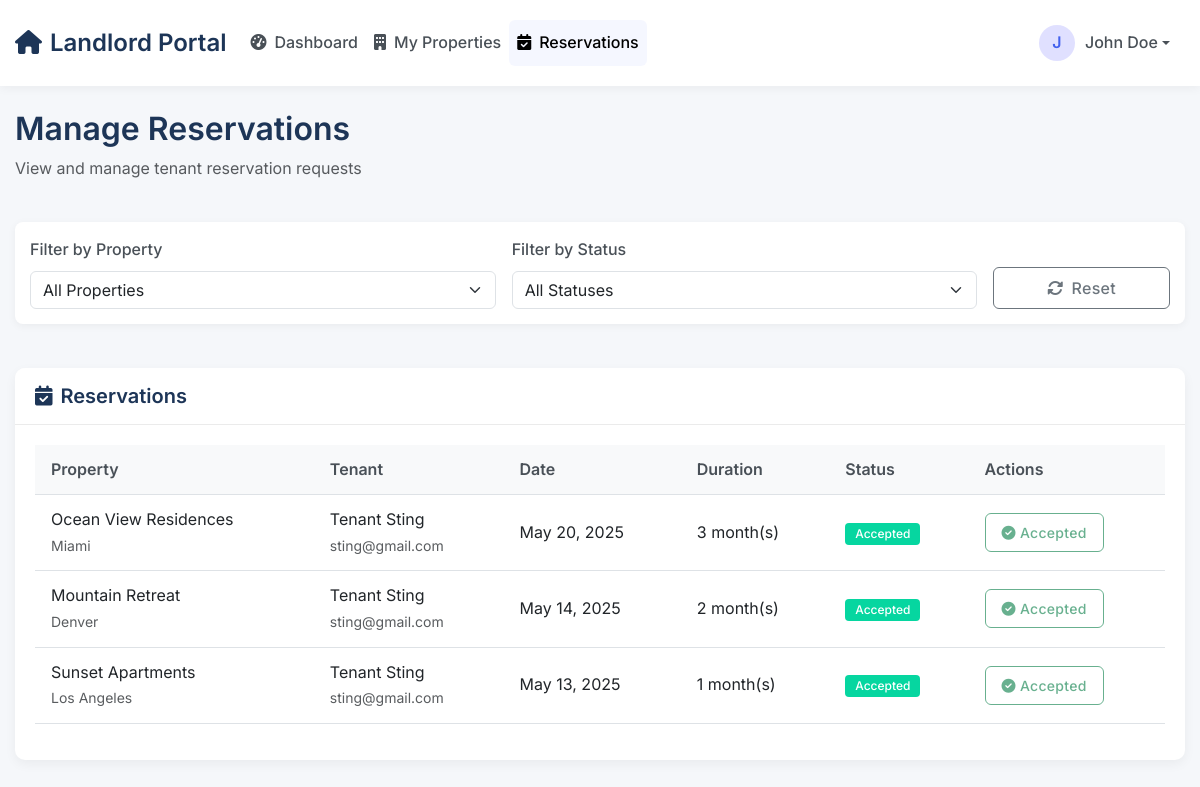
Before: /LANDLORD/manage_reservations.php (signed in) with the older database file.
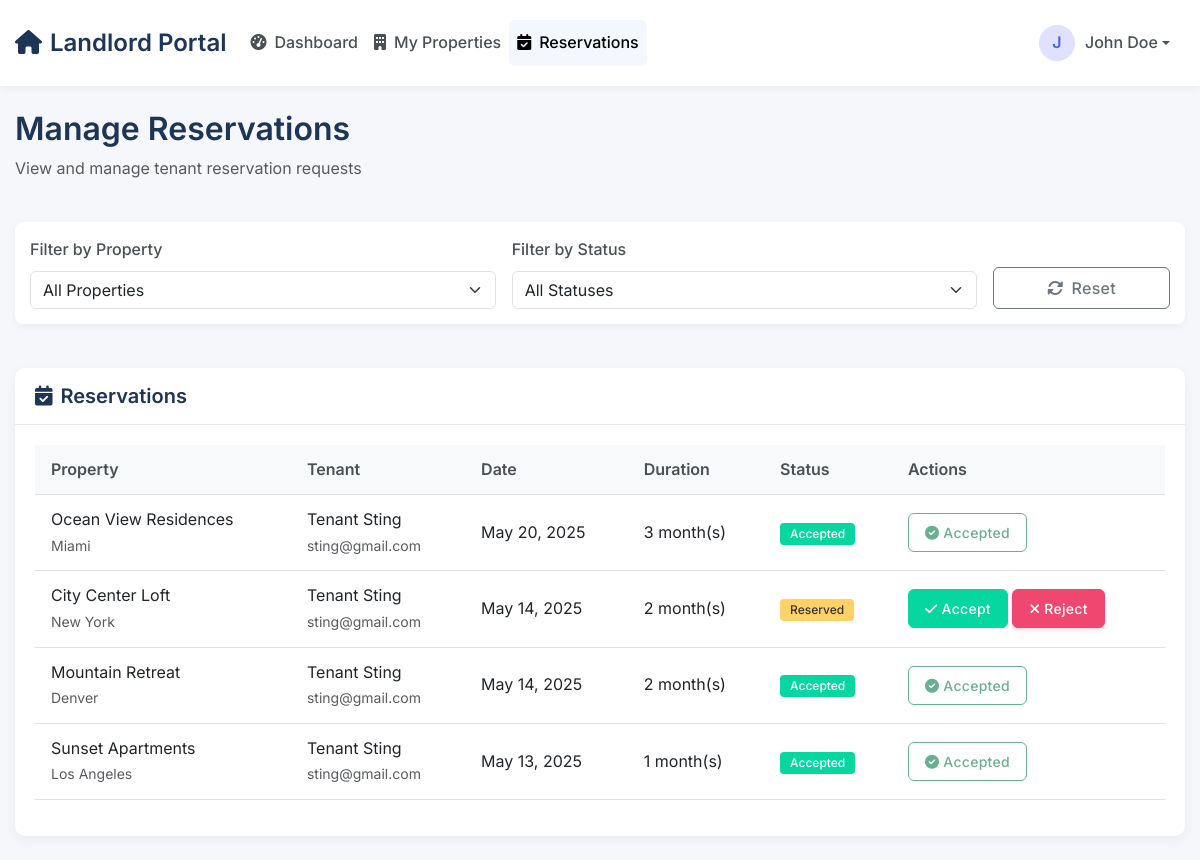
After: the same page with the newer database file.
### tables this page shows
CREATE TABLE `reservations` (
  `id` int(11) NOT NULL,
  `user_id` int(11) NOT NULL,
  `apartment_id` int(11) NOT NULL,
  `reservation_date` timestamp NOT NULL DEFAULT current_timestamp(),
  `duration` int(11) NOT NULL DEFAULT 30 COMMENT 'Duration in months',
  `status` enum('reserved','accepted','rejected','canceled') DEFAULT 'reserved',
  `start_date` date DEFAULT NULL,
  `end_date` date DEFAULT NULL,
  `updated_at` timestamp NULL DEFAULT NULL ON UPDATE current_timestamp()
);

CREATE TABLE `apartments` (
  `id` int(11) NOT NULL,
  `name` varchar(255) NOT NULL,
  `location` varchar(255) NOT NULL,
  `price` decimal(10,2) NOT NULL,
  `available` tinyint(1) DEFAULT 1,
  `owner_id` int(11) DEFAULT NULL,
  `tenant_id` int(11) DEFAULT NULL,
  `description` text DEFAULT NULL,
  `bedrooms` int(11) DEFAULT 1,
  `bathrooms` int(11) DEFAULT 1,
  `furnished` tinyint(1) DEFAULT 0,
  `pets_allowed` tinyint(1) DEFAULT 0,
  `parking` tinyint(1) DEFAULT 0,
  `internet` tinyint(1) DEFAULT 0,
  `created_at` timestamp NOT NULL DEFAULT current_timestamp(),
  `updated_at` timestamp NULL DEFAULT NULL ON UPDATE current_timestamp(),
  `image_url` varchar(255) DEFAULT NULL
);

CREATE TABLE `users` (
  `id` int(11) NOT NULL,
  `name` varchar(50) NOT NULL,
  `lastname` varchar(50) NOT NULL,
  `email` varchar(100) NOT NULL,
  `password` varchar(255) NOT NULL,
  `role` enum('tenant','landlord') NOT NULL DEFAULT 'tenant',
  `phone` varchar(20) DEFAULT NULL,
  `created_at` timestamp NOT NULL DEFAULT current_timestamp()
);

### LANDLORD/manage_reservations.php (the view, shortened to what the changed rows need)
<?php
require_once('../includes/db_connection.php');
$user_id = $_SESSION['user_id'];
$query = "SELECT r.*, a.name as apartment_name, a.price as apartment_price, a.location as apartment_location,
          u.name as tenant_name, u.lastname as tenant_lastname, u.email as tenant_email
          FROM reservations r
          JOIN apartments a ON r.apartment_id = a.id
          JOIN users u ON r.user_id = u.id
          WHERE a.owner_id = ?";
$params = [$user_id];
$types = "i";
$query .= " ORDER BY r.reservation_date DESC";
$stmt = $conn->prepare($query);
$stmt->bind_param($types, ...$params);
$stmt->execute();
$reservations_result = $stmt->get_result();
?>
<!DOCTYPE html>
<html lang="en">
<head>
    <link href="https://cdn.jsdelivr.net/npm/bootstrap@5.3.0/dist/css/bootstrap.min.css" rel="stylesheet">
    <link rel="stylesheet" href="https://cdnjs.cloudflare.com/ajax/libs/font-awesome/6.4.0/css/all.min.css">
</head>
<body>
    <div class="container mt-4">
        <div class="d-flex justify-content-between align-items-center mb-4">
            <div>
                <h2>Manage Reservations</h2>
            </div>
        </div>
        <div class="card">
            <div class="card-body">
                <?php if ($reservations_result->num_rows > 0): ?>
                    <div class="table-responsive">
                        <table class="table table-hover">
                            <thead>
                                <tr>
                                    <th>Property</th>
                                    <th>Tenant</th>
                                    <th>Date</th>
                                    <th>Duration</th>
                                    <th>Status</th>
                                    <th>Actions</th>
                                </tr>
                            </thead>
                            <tbody>
                                <?php while($reservation = $reservations_result->fetch_assoc()): ?>
                                    <tr>
                                        <td>
                                            <div><?php echo htmlspecialchars($reservation['apartment_name']); ?></div>
                                            <small class="text-muted"><?php echo htmlspecialchars($reservation['apartment_location']); ?></small>
                                        </td>
                                        <td>
                                            <div><?php echo htmlspecialchars($reservation['tenant_name'] . ' ' . $reservation['tenant_lastname']); ?></div>
                                            <small class="text-muted"><?php echo htmlspecialchars($reservation['tenant_email']); ?></small>
                                        </td>
                                        <td><?php echo date('F j, Y', strtotime($reservation['reservation_date'])); ?></td>
                                        <td>
                                            <?php
                                            $days = isset($reservation['duration']) ? $reservation['duration'] : 30;
                                            if ($days >= 365) {
                                                echo floor($days / 365) . " year(s)";
                                            } else {
                                                echo floor($days / 30) . " month(s)";
                                            }
                                            ?>
                                        </td>
                                        <td>
                                            <span class="badge <?php
                                                if ($reservation['status'] == 'reserved') echo 'bg-warning';
                                                elseif ($reservation['status'] == 'accepted') echo 'bg-success';
                                                else echo 'bg-danger';
                                                ?>">
                                                <?php echo ucfirst($reservation['status']); ?>
                                            </span>
                                        </td>
                                        <td>
                                            <?php if ($reservation['status'] == 'reserved'): ?>
                                                <form method="POST" action="" style="display: inline;">
                                                    <button type="submit" name="accept_reservation" class="btn btn-sm btn-success">
                                                        <i class="fas fa-check me-1"></i>Accept
                                                    </button>
                                                    <button type="submit" name="reject_reservation" class="btn btn-sm btn-danger"
                                                            onclick="return confirm('Are you sure you want to reject this reservation?')">
                                                        <i class="fas fa-times me-1"></i>Reject
                                                    </button>
                                                </form>
                                            <?php elseif ($reservation['status'] == 'accepted'): ?>
                                                <button type="button" class="btn btn-sm btn-outline-success" disabled>
                                                    <i class="fas fa-check-circle me-1"></i>Accepted
                                                </button>
                                            <?php else: ?>
                                                <span class="text-muted">No actions available</span>
                                            <?php endif; ?>
                                        </td>
                                    </tr>
                                <?php endwhile; ?>
                            </tbody>
                        </table>
                    </div>
                <?php endif; ?>
            </div>
        </div>
    </div>
</body>
</html>

Changed rows visible on the page:
added reservations: apartment.name "City Center Loft", apartment.location "New York", user.lastname "Tenant Sting", user.email "sting@gmail.com", reservation_date "May 14, 2025", floor($days/30) "2", status "Reserved"
